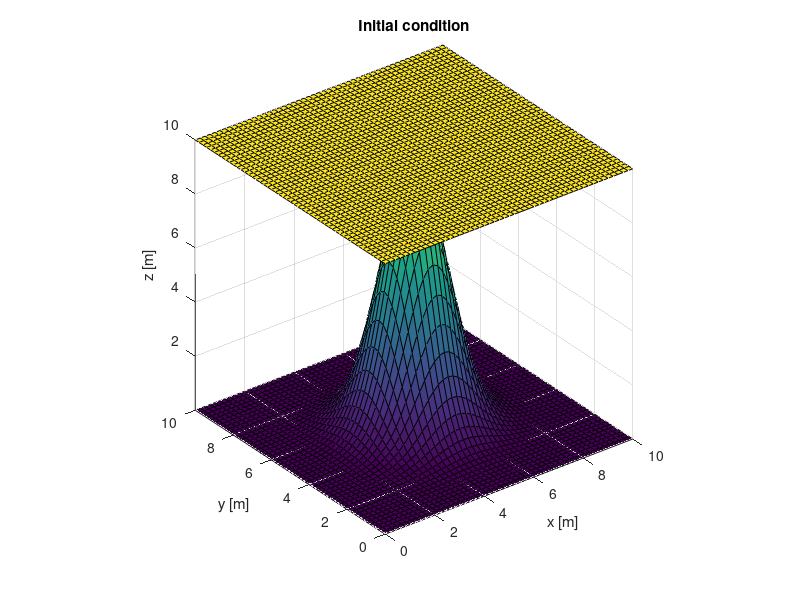
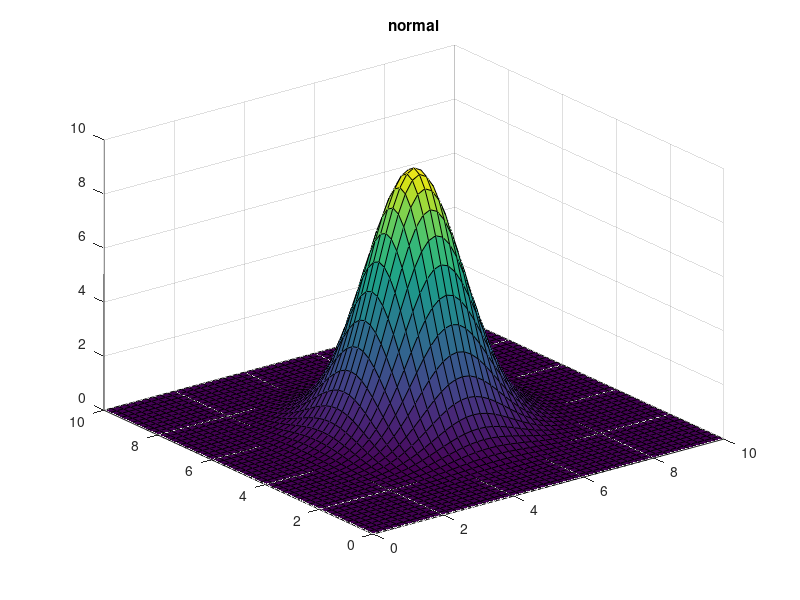
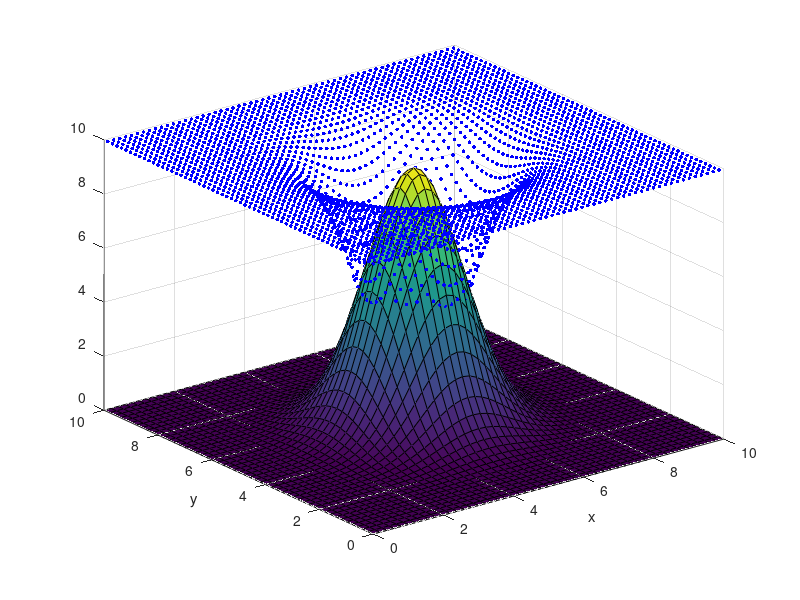

The MATLAB source for these figures, in order:
% WELL-BALANCED-SMALL_HP


clear all;
clc;

Lx = 10; Ly = 10;
nEx = 50; %180
nEy = 50;
hl = [Lx/nEx Ly/nEy];
nl=2;
[xv,yv] = meshgrid(0:hl(1):Lx,0:hl(2):Ly);
NVx = size(xv,2);
NVy = size(yv,1);
NV  = NVx*NVy;
NP = (NVx-1)*(NVy-1);
Nex = NVx-1;
Ney = NVy-1;
x = xv(:); y = yv(:);


Zplot =9.5 .*exp(-2/5.*((xv-5).^2 + (yv-5).^2));  % choose this one for Z_1
%Zplot(xv>=4 & xv<=8 & yv>=4 & yv<=8) = 4;     % choose this one for Z_2

h = 0*Zplot;
Ymin = 0; Ymax = 10; Xmin = 0; Xmax = 10;
select = (yv>Ymin & yv<Ymax & xv >Xmin & xv < Xmax);

[gx,gy] = gradient(Zplot, hl(1), hl(2));

X = xv; Y = yv;
h= 10 - Zplot;
h(h < 0) = 0;

surf (xv, yv, Zplot)
hold all
surf (X, Y, Zplot+h)
axis equal
xlabel('x [m]')
ylabel('y [m]')
zlabel('z [m]')
title('Initial condition')

DX = .17; DY = .17;
[xp, yp] = meshgrid (Xmin:DX:Xmax, Ymin:DY:Ymax);

hp = interp2 (X, Y, h, xp, yp, 'linear');
hp = hp(:);
xp = xp(:);
yp = yp(:);

%{
xL      = 0+(0.5*hl(1)/nl):hl(1)/nl:10;
yL      = 0+(0.5*hl(1)/nl):hl(1)/nl: Ly-(0.5*hl(1)/nl);

[xpl,ypl] = meshgrid(xL,yL);
L = Lx;

xpr = [];
ypr = xpr;

xp = [xpl(:); xpr(:)];
yp = [ypl(:); ypr(:)];

hp =  10.*ones(size(xp(:),1),1);
%}

Xp = [xp(:),yp(:)];



figure()
surf(xv,yv,Zplot);
title('normal')




Z = Zplot(:); %reshape(Zplot,NVy*NVx,1);
dZdx = gx(:); %reshape(gx,NV,1);
dZdy = gy(:); %reshape(gy,NV,1);
nmp = numel(xp(:));







 figure()
surf(xv,yv,Zplot)
hold on
scatter3(xp,yp,hp,7,'b','filled');
axis([0 10 0 10 0 10])
xlabel('x');
ylabel('y');



%% Constants
g     = 9.81;
xi    = 0;
vis   = 0;
ty    = 0;
T     = 1.5;

%% Material point quantities initialization
nmp   = numel(xp);
rhosy = 1000.0;
Msys  = sum (hp*(hl(1)/nl).^2*rhosy);
Mp    = Msys/nmp * ones(nmp, 1);
Vp    = Mp./rhosy;
Ap    = Vp./hp;
vp    = zeros (nmp,2);

momp  = zeros (nmp,2);

Fb(:,1) = zeros (nmp,1);
Fb(:,2) = zeros (nmp,1);

BINGHAM = 0.0;
FRICTION = 0.0;
CFL = 0.1;
BC_FLAG = 0.0;

eq_level = 10.0;

%%
DATA = struct (
	   "x", xp, ...
	   "y", yp, ...
	   "Mp", Mp, ...
	   "Ap", Ap, ...
	   "vpx", vp(:,1), ...
	   "vpy", vp(:,2), ...
	   "Nex", nEx, ...
	   "Ney", nEy, ...
	   "hx", hl(1), ...
	   "hy", hl(2), ...
	   "hp", hp, ...
	   "mom_px", momp(:,1), ...
	   "mom_py", momp(:,2), ...
	   "g", g, ...
	   "T", T, ...
	   "xi", xi, ...
	   "vis", vis, ...
	   "ty", ty, ...
	   "rho", rhosy, ...
	   "Vp", Vp, ...
	   "Z", Z, ...
	   "dZdx", dZdx, ...
	   "dZdy", dZdy, ...
	   "BINGHAM_ON", BINGHAM, ...
       "FRICTION_ON", FRICTION, ...
       "CFL", CFL, ...
       "BC_FLAG", BC_FLAG, ...
	   "eq_level", eq_level
	 );
% --- Scrittura manuale del DATA.json ---
function v2j (fid, name, x, last)
  if isscalar(x) && ~ischar(x)
    fprintf(fid, '"%s": %.17g', name, x);
  elseif ischar(x)
    fprintf(fid, '"%s": "%s"', name, x);
  else
    x = x(:);
    fprintf(fid, '"%s": [', name);
    fprintf(fid, '%.17g', x(1));
    for k = 2:numel(x)
      fprintf(fid, ',%.17g', x(k));
    endfor
    fprintf(fid, ']');
  endif
  if (~last)
    fprintf(fid, ',\n');
  else
    fprintf(fid, '\n');
  endif
endfunction

FID = fopen("DATA.json","w");
fprintf(FID, "{\n");
v2j(FID, "x",           xp,         false);
v2j(FID, "y",           yp,         false);
v2j(FID, "Mp",          Mp,         false);
v2j(FID, "Ap",          Ap,         false);
v2j(FID, "vpx",         vp(:,1),    false);
v2j(FID, "vpy",         vp(:,2),    false);
v2j(FID, "Nex",         Nex,        false);
v2j(FID, "Ney",         Ney,        false);
v2j(FID, "hx",          hl(1),      false);
v2j(FID, "hy",          hl(2),      false);
v2j(FID, "hp",          hp,         false);
v2j(FID, "mom_px",      momp(:,1),  false);
v2j(FID, "mom_py",      momp(:,2),  false);
v2j(FID, "g",           g,          false);
v2j(FID, "T",           T,          false);
v2j(FID, "xi",          xi,         false);
v2j(FID, "vis",         vis,        false);
v2j(FID, "ty",          ty,         false);
v2j(FID, "rho",         rhosy,      false);
v2j(FID, "Vp",          Vp,         false);
v2j(FID, "Z",           Z,          false);
v2j(FID, "dZdx",        dZdx,       false);
v2j(FID, "dZdy",        dZdy,       false);
v2j(FID, "BC_FLAG",    BC_FLAG,           false);
v2j(FID, "CFL",        CFL,           false);
v2j(FID, "BINGHAM_ON", BINGHAM,           false);
v2j(FID, "eq_level",eq_level,           false); 
v2j(FID, "FRICTION_ON",FRICTION,           true);
fprintf(FID, "}\n");
fclose(FID);
disp("DATA.json scritto correttamente");
